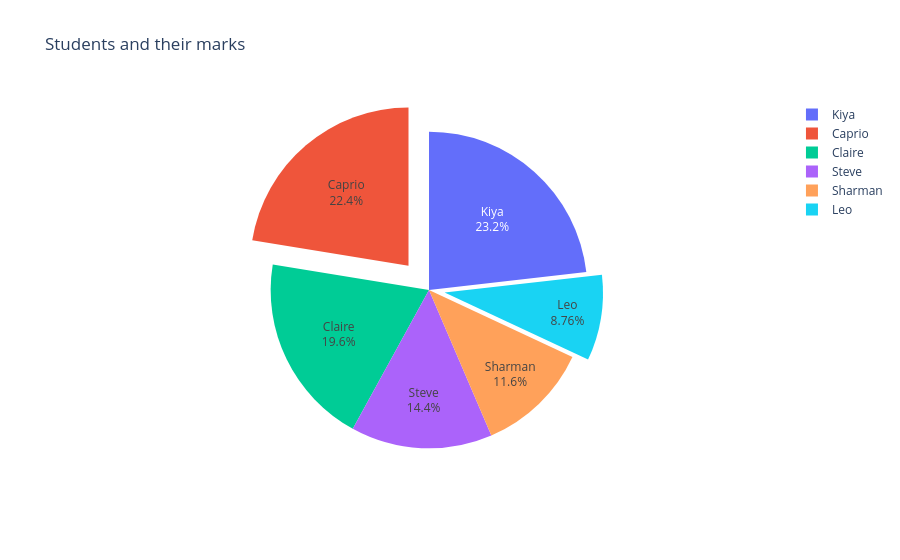

The notebook cell this image was saved under:
### Code cell
# Pie chart
stud = ['Leo', 'Steve', 'Claire', 'Caprio', 'Sharman', 'Kiya']
marks = [34, 56, 76, 87, 45, 90, 91]

# Assicurati che la lunghezza di 'pull' corrisponda a quella di 'stud'
fig = go.Figure(data=[
    go.Pie(
        labels=stud,
        values=marks,
        pull=[0.1, 0, 0, 0.2, 0, 0]  # Leo e Caprio evidenziati
    )
])

fig.update_traces(textposition='inside', textinfo='percent+label')
fig.update_layout(title="Students and their marks")

fig.show()

### Figure 1 — Plotly figure (JSON) as saved in the notebook; plotly's stock layout.template omitted (floating-point values rounded to 4 significant figures)
{"data": [{"labels": ["Leo", "Steve", "Claire", "Caprio", "Sharman", "Kiya"], "pull": [0.1, 0, 0, 0.2, 0, 0], "textinfo": "percent+label", "textposition": "inside", "type": "pie", "values": [34, 56, 76, 87, 45, 90, 91]}], "layout": {"title": {"text": "Students and their marks"}}}
